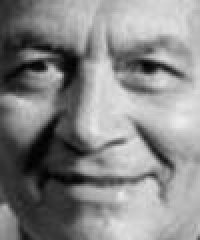
#> input picture imgs_2/Camacho.jpg, 100 x 120 px (shown 2 times larger); its folder holds only this picture in this run
$ jupyter execute --allow-errors EigenVargas_100x120.ipynb   (shell and % lines are left out)
#> lines starting #> are read from the running program, lines starting #| are printed output that depends on the picture
## Pegando as imagens

Em um primeiro momento, vamos pegar as images, já em preto e branco, e popular a matriz

[cell 1]
from matplotlib import pyplot as plt
from matplotlib.image import imread
import numpy as np
import os
import re
import pprint as pp

[cell 2]
dataset_path = "imgs_2/"
images  = os.listdir(dataset_path)
print(images)
width  = 100
height = 120

[cell 3]
train_images = []
test_images = []
def hasNumbers(inputString):
    return bool(re.search(r'\d', inputString))

for i in images:
    test = hasNumbers(i)
    if test == False:
        train_images.append(i)
    else:
        test_images.append(i)

train_images

[cell 4]
training_tensor = np.ndarray(shape=(len(train_images), height*width), dtype=np.float64) # Matriz contendo as imagens. Cada linha é uma imagem

[cell 5]
for i in range(0, len(train_images)):
    img = plt.imread(dataset_path + train_images[i])
#> img is the input picture: shape (120, 100); min 0, max 237, mean 135.2
    training_tensor[i,:] = np.array(img, dtype='float64').flatten()
    plt.subplot(2,4,1+i)
    plt.imshow(img, cmap='gray')
    plt.tick_params(labelleft='off', labelbottom='off', bottom='off',top='off',right='off',left='off', which='both')
plt.show()

[cell 6]
print('Test Images:')
testing_tensor   = np.ndarray(shape=(len(test_images), height*width), dtype=np.float64) # Essa é a matriz com as imagens que serão testadas posteriormente

for i in range(len(test_images)):
    img = imread(dataset_path + test_images[i])
    testing_tensor[i,:] = np.array(img, dtype='float64').flatten()
    plt.subplot(3,6,1+i)
    plt.title(test_images[i].split('.')[0])
    plt.imshow(img, cmap='gray')
    plt.subplots_adjust(right=1.2, top=1.2)
    plt.tick_params(labelleft='off', labelbottom='off', bottom='off',top='off',right='off',left='off', which='both')
plt.show()

## Face média

Cálculo da face média

[cell 7]
mean_face = np.zeros((1,height*width))

for i in training_tensor:
    mean_face = np.add(mean_face,i)

mean_face = np.divide(mean_face,float(len(train_images))).flatten()

plt.imshow(mean_face.reshape(height, width), cmap='gray')
plt.tick_params(labelleft='off', labelbottom='off', bottom='off',top='off',right='off',left='off', which='both')
plt.show()
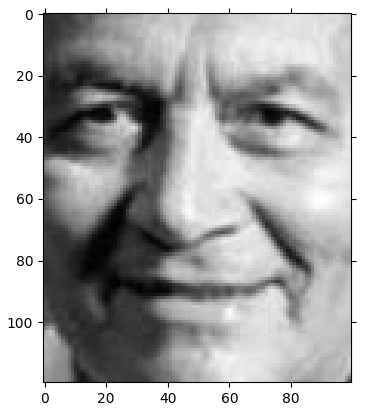
#> figure drawn by matplotlib, 1 panel

## Faces normalizadas

Centrando os dados

[cell 8]
normalised_training_tensor = np.ndarray(shape=(len(train_images), height*width)) # Matriz A

for i in range(len(train_images)):
    normalised_training_tensor[i] = np.subtract(training_tensor[i],mean_face)

for i in range(len(train_images)):
    img = normalised_training_tensor[i].reshape(height,width)
    plt.subplot(2,4,1+i)
    plt.imshow(img, cmap='gray')
    plt.tick_params(labelleft='off', labelbottom='off', bottom='off',top='off',right='off',left='off', which='both')
plt.show()
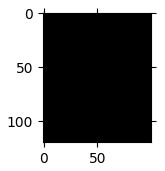
#> figure drawn by matplotlib, 1 panel

$ run again, on imgs_2/Renato.jpg
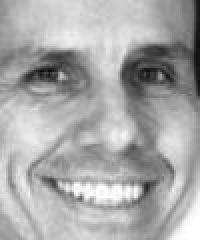
#> input picture imgs_2/Renato.jpg, 100 x 120 px (shown 2 times larger)
#> img is the input picture: shape (120, 100); min 11, max 255, mean 168.7
#> `plt.show()`:
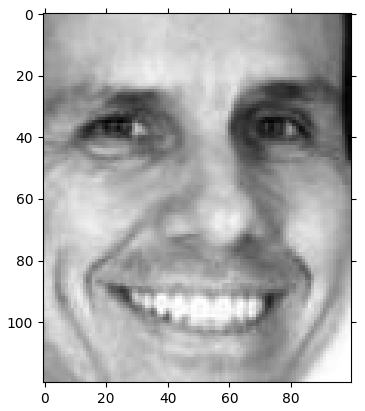
#> figure drawn by matplotlib, 1 panel

$ run again, on imgs_2/Renato_1.jpg
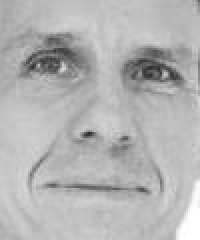
#> input picture imgs_2/Renato_1.jpg, 100 x 120 px (shown 2 times larger)
#> img is the input picture: shape (120, 100); min 44, max 255, mean 179.7
#> `plt.show()`:
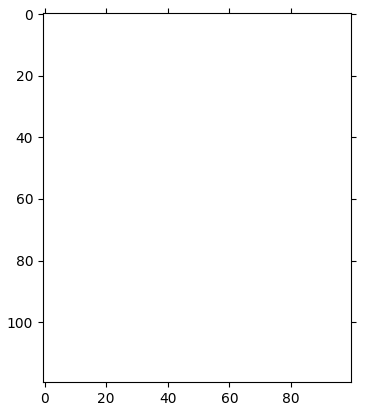
#> figure drawn by matplotlib, 1 panel
#> `plt.show()`:
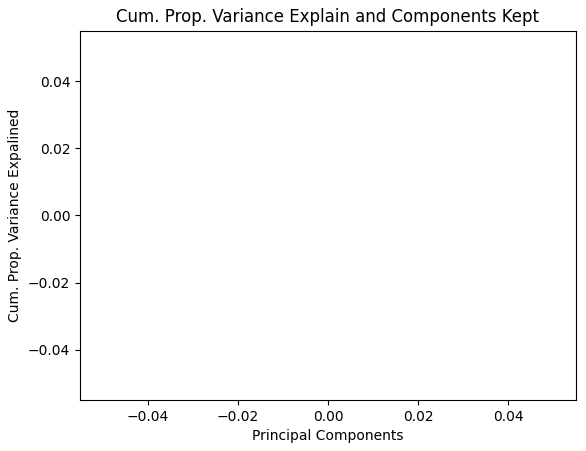
#> figure drawn by matplotlib, 1 panel
#> in recogniser, `face_test_v= np.array(face_test, dtype='float64').flatten()`: face_test_v = 12000 values, max 255 at index 10297, min 44 at index 3775, mean 179.7
#> in recogniser, `weights_test = np.dot(eigenfaces, normalised_face_test)`: weights_test = nan
#> in recogniser, `dif  = weights - weights_test`: dif = empty array
#> in eigentest, `weights_test = np.dot(eigenfaces, normalised_face_test)`: weights_test = nan
#> in eigentest, `dif  = weights - weights_test`: dif = empty array

$ run again, on imgs_2/Camacho_1.jpg
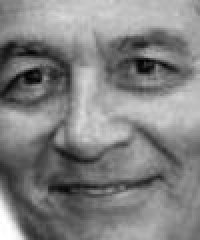
#> input picture imgs_2/Camacho_1.jpg, 100 x 120 px (shown 2 times larger)
#> img is the input picture: shape (120, 100); min 0, max 255, mean 129.6
#> `plt.show()`:
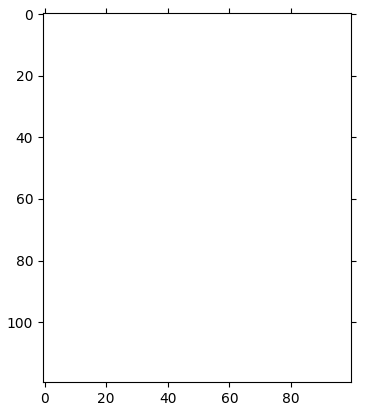
#> figure drawn by matplotlib, 1 panel
#> `plt.show()`:
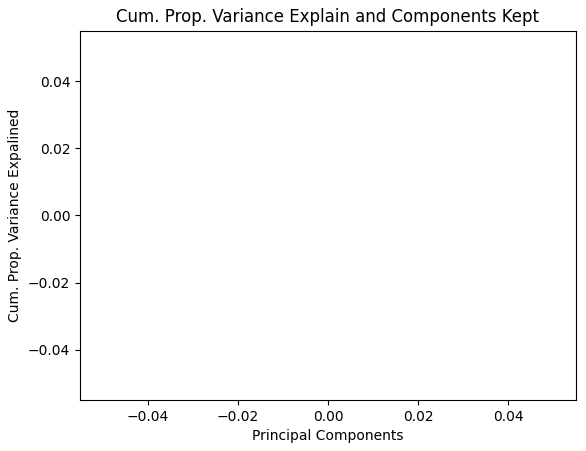
#> figure drawn by matplotlib, 1 panel
#> in recogniser, `face_test_v= np.array(face_test, dtype='float64').flatten()`: face_test_v = 12000 values, max 255 at index 10900, min 0 at index 3615, mean 129.6
#> in recogniser, `weights_test = np.dot(eigenfaces, normalised_face_test)`: weights_test = nan
#> in recogniser, `dif  = weights - weights_test`: dif = empty array
#> in eigentest, `weights_test = np.dot(eigenfaces, normalised_face_test)`: weights_test = nan
#> in eigentest, `dif  = weights - weights_test`: dif = empty array
